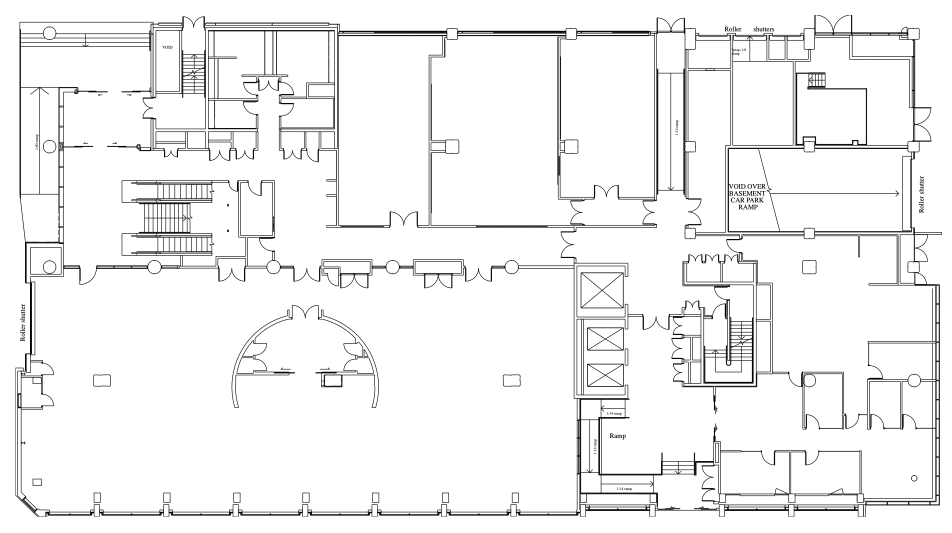
#> input picture maps/amdc_l1_map.png, 2856 x 1598 px, found by its file name (shown at 1/3 size)
$ python convert_map.py
#> lines starting #> are read from the running program, lines starting #| are printed output that depends on the picture; long printed decimals are rounded
import numpy as np
import cv2
import math
import os

# Real-world area in square meters
REAL_WORLD_AREA = 2020.31

# Input and output paths
input_file = 'maps/amdc_l1_map.png'
output_dir = 'maps'
script_dir = 'scripts'
map_name = 'amdc_l1_map'

# Ensure directories exist
os.makedirs(output_dir, exist_ok=True)
os.makedirs(script_dir, exist_ok=True)
os.chdir(script_dir)

# Load image
image = cv2.imread(os.path.join(input_file))
#> image is the input picture: shape (1598, 2856, 3); min 0, max 255, mean 242.5
if image is None:
    print(f"Error: Image '{input_file}' not found!")
    exit()

# Calculate pixel area and scaling
pixel_area = image.shape[0] * image.shape[1]
#> pixel_area = 4563888
target_pixels_per_m2 = 400
pixels_per_m2 = pixel_area / REAL_WORLD_AREA
#> pixels_per_m2 = 2259
scaling_factor = math.sqrt(target_pixels_per_m2 / pixels_per_m2)
#> scaling_factor = 0.421
print(f"Scaling factor: {scaling_factor:.4f}")
#| Scaling factor: 0.4208

# Resize and convert to grayscale
resized = cv2.resize(image, None, fx=scaling_factor, fy=scaling_factor, interpolation=cv2.INTER_CUBIC)
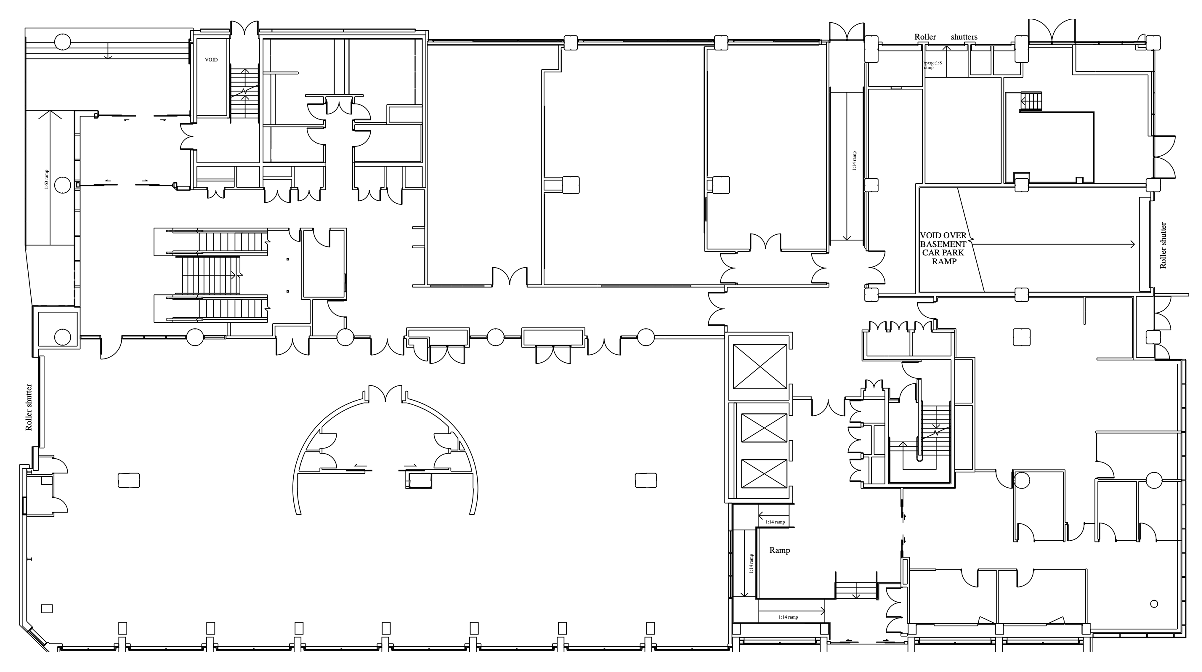
#> resized: shape (672, 1202, 3); min 0, max 255, mean 242.4
resized_gray = cv2.cvtColor(resized, cv2.COLOR_BGR2GRAY)

# Save PGM
pgm_path = os.path.join(output_dir, map_name + '.pgm')
cv2.imwrite(pgm_path, resized_gray)

# Calculate resolution (based on resized image)
resized_area = resized_gray.shape[0] * resized_gray.shape[1]
#> resized_area = 807744
pixels_per_m2 = resized_area / REAL_WORLD_AREA
#> pixels_per_m2 = 399.8
resolution = 1.0 / math.sqrt(pixels_per_m2)
#> resolution = 0.05
print(f"Calculated resolution: {resolution:.6f} m/pixel")
#| Calculated resolution: 0.05001 m/pixel

# Origin (adjust based on map alignment)
origin_x, origin_y = -10.0, -10.0  # Replace with actual coordinates from floor plan or localization
print(f"Origin set to [{origin_x}, {origin_y}, 0.0] - Update with real-world coordinates!")

# Save YAML
yaml_path = os.path.join(output_dir, map_name + '.yaml')
with open(yaml_path, 'w') as yaml:
    yaml.write(f"image: {map_name}.pgm\n")
    yaml.write(f"resolution: {resolution:.6f}\n")
    yaml.write(f"origin: [{origin_x}, {origin_y}, 0.0]\n")
    yaml.write("negate: 0\n")
    yaml.write("occupied_thresh: 0.65\n")
    yaml.write("free_thresh: 0.196\n")

print(f"\n✅ Saved:\n{pgm_path}\n{yaml_path}")
cv2.imshow("Resized Map", resized_gray)
cv2.waitKey(0)
cv2.destroyAllWindows()

$ run again, with maps/testMap.pgm saved as maps/amdc_l1_map.png
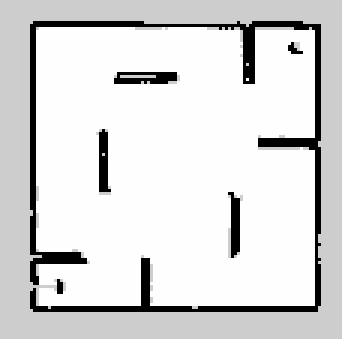
#> input picture maps/testMap.pgm, 114 x 113 px, found by its file name (shown 3 times larger)
#> image is the input picture: shape (113, 114, 3); min 0, max 254, mean 217.2
#| Scaling factor: 7.9204
#> `resized = cv2.resize(image, None, fx=scaling_factor, fy=scaling_factor..`:
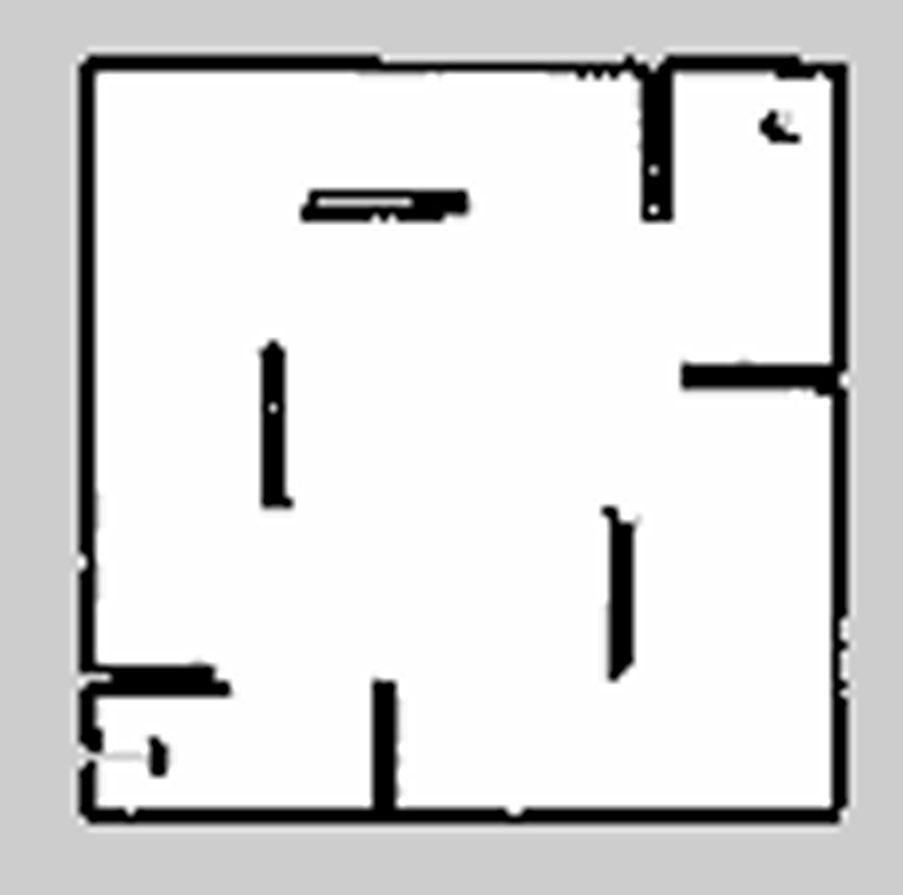
#> resized: shape (895, 903, 3); min 0, max 255, mean 217.6
#| Calculated resolution: 0.05 m/pixel
